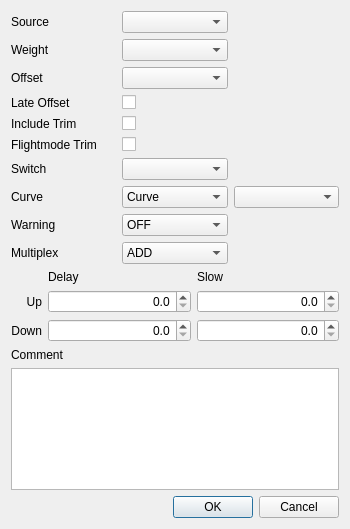
<?xml version="1.0" encoding="UTF-8"?>
<ui version="4.0">
 <class>MixerDialog</class>
 <widget class="QDialog" name="MixerDialog">
  <property name="geometry">
   <rect>
    <x>0</x>
    <y>0</y>
    <width>350</width>
    <height>529</height>
   </rect>
  </property>
  <property name="windowTitle">
   <string>Dialog</string>
  </property>
  <property name="windowIcon">
   <iconset resource="eepe.qrc">
    <normaloff>:/icon.png</normaloff>:/icon.png</iconset>
  </property>
  <layout class="QGridLayout" name="gridLayout_2">
   <item row="1" column="0">
    <layout class="QGridLayout" name="gridLayout" columnstretch="0,1,1">
     <item row="1" column="1">
      <widget class="QLabel" name="label_13">
       <property name="text">
        <string>Delay</string>
       </property>
      </widget>
     </item>
     <item row="1" column="2">
      <widget class="QLabel" name="label_14">
       <property name="text">
        <string>Slow</string>
       </property>
      </widget>
     </item>
     <item row="2" column="0">
      <widget class="QLabel" name="label_12">
       <property name="text">
        <string>Up</string>
       </property>
       <property name="alignment">
        <set>Qt::AlignRight|Qt::AlignTrailing|Qt::AlignVCenter</set>
       </property>
      </widget>
     </item>
     <item row="3" column="0">
      <widget class="QLabel" name="label_11">
       <property name="text">
        <string>Down</string>
       </property>
       <property name="alignment">
        <set>Qt::AlignRight|Qt::AlignTrailing|Qt::AlignVCenter</set>
       </property>
      </widget>
     </item>
     <item row="0" column="1">
      <spacer name="verticalSpacer">
       <property name="orientation">
        <enum>Qt::Vertical</enum>
       </property>
       <property name="sizeHint" stdset="0">
        <size>
         <width>20</width>
         <height>40</height>
        </size>
       </property>
      </spacer>
     </item>
     <item row="2" column="1">
      <widget class="QDoubleSpinBox" name="delayUpSB">
       <property name="whatsThis">
        <string>&lt;!DOCTYPE HTML PUBLIC &quot;-//W3C//DTD HTML 4.0//EN&quot; &quot;http://www.w3.org/TR/REC-html40/strict.dtd&quot;&gt;
&lt;html&gt;&lt;head&gt;&lt;meta name=&quot;qrichtext&quot; content=&quot;1&quot; /&gt;&lt;style type=&quot;text/css&quot;&gt;
p, li { white-space: pre-wrap; }
&lt;/style&gt;&lt;/head&gt;&lt;body style=&quot; font-family:'MS Shell Dlg 2'; font-size:8.25pt; font-weight:400; font-style:normal;&quot;&gt;
&lt;p style=&quot; margin-top:0px; margin-bottom:0px; margin-left:0px; margin-right:0px; -qt-block-indent:0; text-indent:0px;&quot;&gt;&lt;span style=&quot; font-weight:600; text-decoration: underline;&quot;&gt;Delay ans Slow&lt;/span&gt;&lt;/p&gt;
&lt;p style=&quot;-qt-paragraph-type:empty; margin-top:0px; margin-bottom:0px; margin-left:0px; margin-right:0px; -qt-block-indent:0; text-indent:0px; font-weight:600; text-decoration: underline;&quot;&gt;&lt;/p&gt;
&lt;p style=&quot; margin-top:0px; margin-bottom:0px; margin-left:0px; margin-right:0px; -qt-block-indent:0; text-indent:0px;&quot;&gt;These values control the speed and delay of the output of the mix.  &lt;/p&gt;
&lt;p style=&quot;-qt-paragraph-type:empty; margin-top:0px; margin-bottom:0px; margin-left:0px; margin-right:0px; -qt-block-indent:0; text-indent:0px;&quot;&gt;&lt;/p&gt;
&lt;p style=&quot; margin-top:0px; margin-bottom:0px; margin-left:0px; margin-right:0px; -qt-block-indent:0; text-indent:0px;&quot;&gt;If Delay is not zero the actuation of the mix will be delayed by the specified amount of seconds.&lt;/p&gt;
&lt;p style=&quot;-qt-paragraph-type:empty; margin-top:0px; margin-bottom:0px; margin-left:0px; margin-right:0px; -qt-block-indent:0; text-indent:0px;&quot;&gt;&lt;/p&gt;
&lt;p style=&quot; margin-top:0px; margin-bottom:0px; margin-left:0px; margin-right:0px; -qt-block-indent:0; text-indent:0px;&quot;&gt;If Slow is not zero then the speed of the mix will be set by the value specified -&amp;gt; the value states the number of seconds it takes to transit from -100 to 100.&lt;/p&gt;&lt;/body&gt;&lt;/html&gt;</string>
       </property>
       <property name="alignment">
        <set>Qt::AlignRight|Qt::AlignTrailing|Qt::AlignVCenter</set>
       </property>
       <property name="decimals">
        <number>1</number>
       </property>
       <property name="maximum">
        <double>25.000000000000000</double>
       </property>
       <property name="singleStep">
        <double>0.100000000000000</double>
       </property>
      </widget>
     </item>
     <item row="2" column="2">
      <widget class="QDoubleSpinBox" name="slowUpSB">
       <property name="whatsThis">
        <string>&lt;!DOCTYPE HTML PUBLIC &quot;-//W3C//DTD HTML 4.0//EN&quot; &quot;http://www.w3.org/TR/REC-html40/strict.dtd&quot;&gt;
&lt;html&gt;&lt;head&gt;&lt;meta name=&quot;qrichtext&quot; content=&quot;1&quot; /&gt;&lt;style type=&quot;text/css&quot;&gt;
p, li { white-space: pre-wrap; }
&lt;/style&gt;&lt;/head&gt;&lt;body style=&quot; font-family:'MS Shell Dlg 2'; font-size:8.25pt; font-weight:400; font-style:normal;&quot;&gt;
&lt;p style=&quot; margin-top:0px; margin-bottom:0px; margin-left:0px; margin-right:0px; -qt-block-indent:0; text-indent:0px;&quot;&gt;&lt;span style=&quot; font-weight:600; text-decoration: underline;&quot;&gt;Delay ans Slow&lt;/span&gt;&lt;/p&gt;
&lt;p style=&quot;-qt-paragraph-type:empty; margin-top:0px; margin-bottom:0px; margin-left:0px; margin-right:0px; -qt-block-indent:0; text-indent:0px; font-weight:600; text-decoration: underline;&quot;&gt;&lt;/p&gt;
&lt;p style=&quot; margin-top:0px; margin-bottom:0px; margin-left:0px; margin-right:0px; -qt-block-indent:0; text-indent:0px;&quot;&gt;These values control the speed and delay of the output of the mix.  &lt;/p&gt;
&lt;p style=&quot;-qt-paragraph-type:empty; margin-top:0px; margin-bottom:0px; margin-left:0px; margin-right:0px; -qt-block-indent:0; text-indent:0px;&quot;&gt;&lt;/p&gt;
&lt;p style=&quot; margin-top:0px; margin-bottom:0px; margin-left:0px; margin-right:0px; -qt-block-indent:0; text-indent:0px;&quot;&gt;If Delay is not zero the actuation of the mix will be delayed by the specified amount of seconds.&lt;/p&gt;
&lt;p style=&quot;-qt-paragraph-type:empty; margin-top:0px; margin-bottom:0px; margin-left:0px; margin-right:0px; -qt-block-indent:0; text-indent:0px;&quot;&gt;&lt;/p&gt;
&lt;p style=&quot; margin-top:0px; margin-bottom:0px; margin-left:0px; margin-right:0px; -qt-block-indent:0; text-indent:0px;&quot;&gt;If Slow is not zero then the speed of the mix will be set by the value specified -&amp;gt; the value states the number of seconds it takes to transit from -100 to 100.&lt;/p&gt;&lt;/body&gt;&lt;/html&gt;</string>
       </property>
       <property name="alignment">
        <set>Qt::AlignRight|Qt::AlignTrailing|Qt::AlignVCenter</set>
       </property>
       <property name="decimals">
        <number>1</number>
       </property>
       <property name="maximum">
        <double>25.000000000000000</double>
       </property>
       <property name="singleStep">
        <double>0.100000000000000</double>
       </property>
      </widget>
     </item>
     <item row="3" column="1">
      <widget class="QDoubleSpinBox" name="delayDownSB">
       <property name="whatsThis">
        <string>&lt;!DOCTYPE HTML PUBLIC &quot;-//W3C//DTD HTML 4.0//EN&quot; &quot;http://www.w3.org/TR/REC-html40/strict.dtd&quot;&gt;
&lt;html&gt;&lt;head&gt;&lt;meta name=&quot;qrichtext&quot; content=&quot;1&quot; /&gt;&lt;style type=&quot;text/css&quot;&gt;
p, li { white-space: pre-wrap; }
&lt;/style&gt;&lt;/head&gt;&lt;body style=&quot; font-family:'MS Shell Dlg 2'; font-size:8.25pt; font-weight:400; font-style:normal;&quot;&gt;
&lt;p style=&quot; margin-top:0px; margin-bottom:0px; margin-left:0px; margin-right:0px; -qt-block-indent:0; text-indent:0px;&quot;&gt;&lt;span style=&quot; font-weight:600; text-decoration: underline;&quot;&gt;Delay ans Slow&lt;/span&gt;&lt;/p&gt;
&lt;p style=&quot;-qt-paragraph-type:empty; margin-top:0px; margin-bottom:0px; margin-left:0px; margin-right:0px; -qt-block-indent:0; text-indent:0px; font-weight:600; text-decoration: underline;&quot;&gt;&lt;/p&gt;
&lt;p style=&quot; margin-top:0px; margin-bottom:0px; margin-left:0px; margin-right:0px; -qt-block-indent:0; text-indent:0px;&quot;&gt;These values control the speed and delay of the output of the mix.  &lt;/p&gt;
&lt;p style=&quot;-qt-paragraph-type:empty; margin-top:0px; margin-bottom:0px; margin-left:0px; margin-right:0px; -qt-block-indent:0; text-indent:0px;&quot;&gt;&lt;/p&gt;
&lt;p style=&quot; margin-top:0px; margin-bottom:0px; margin-left:0px; margin-right:0px; -qt-block-indent:0; text-indent:0px;&quot;&gt;If Delay is not zero the actuation of the mix will be delayed by the specified amount of seconds.&lt;/p&gt;
&lt;p style=&quot;-qt-paragraph-type:empty; margin-top:0px; margin-bottom:0px; margin-left:0px; margin-right:0px; -qt-block-indent:0; text-indent:0px;&quot;&gt;&lt;/p&gt;
&lt;p style=&quot; margin-top:0px; margin-bottom:0px; margin-left:0px; margin-right:0px; -qt-block-indent:0; text-indent:0px;&quot;&gt;If Slow is not zero then the speed of the mix will be set by the value specified -&amp;gt; the value states the number of seconds it takes to transit from -100 to 100.&lt;/p&gt;&lt;/body&gt;&lt;/html&gt;</string>
       </property>
       <property name="alignment">
        <set>Qt::AlignRight|Qt::AlignTrailing|Qt::AlignVCenter</set>
       </property>
       <property name="decimals">
        <number>1</number>
       </property>
       <property name="maximum">
        <double>25.000000000000000</double>
       </property>
       <property name="singleStep">
        <double>0.100000000000000</double>
       </property>
      </widget>
     </item>
     <item row="3" column="2">
      <widget class="QDoubleSpinBox" name="slowDownSB">
       <property name="whatsThis">
        <string>&lt;!DOCTYPE HTML PUBLIC &quot;-//W3C//DTD HTML 4.0//EN&quot; &quot;http://www.w3.org/TR/REC-html40/strict.dtd&quot;&gt;
&lt;html&gt;&lt;head&gt;&lt;meta name=&quot;qrichtext&quot; content=&quot;1&quot; /&gt;&lt;style type=&quot;text/css&quot;&gt;
p, li { white-space: pre-wrap; }
&lt;/style&gt;&lt;/head&gt;&lt;body style=&quot; font-family:'MS Shell Dlg 2'; font-size:8.25pt; font-weight:400; font-style:normal;&quot;&gt;
&lt;p style=&quot; margin-top:0px; margin-bottom:0px; margin-left:0px; margin-right:0px; -qt-block-indent:0; text-indent:0px;&quot;&gt;&lt;span style=&quot; font-weight:600; text-decoration: underline;&quot;&gt;Delay ans Slow&lt;/span&gt;&lt;/p&gt;
&lt;p style=&quot;-qt-paragraph-type:empty; margin-top:0px; margin-bottom:0px; margin-left:0px; margin-right:0px; -qt-block-indent:0; text-indent:0px; font-weight:600; text-decoration: underline;&quot;&gt;&lt;/p&gt;
&lt;p style=&quot; margin-top:0px; margin-bottom:0px; margin-left:0px; margin-right:0px; -qt-block-indent:0; text-indent:0px;&quot;&gt;These values control the speed and delay of the output of the mix.  &lt;/p&gt;
&lt;p style=&quot;-qt-paragraph-type:empty; margin-top:0px; margin-bottom:0px; margin-left:0px; margin-right:0px; -qt-block-indent:0; text-indent:0px;&quot;&gt;&lt;/p&gt;
&lt;p style=&quot; margin-top:0px; margin-bottom:0px; margin-left:0px; margin-right:0px; -qt-block-indent:0; text-indent:0px;&quot;&gt;If Delay is not zero the actuation of the mix will be delayed by the specified amount of seconds.&lt;/p&gt;
&lt;p style=&quot;-qt-paragraph-type:empty; margin-top:0px; margin-bottom:0px; margin-left:0px; margin-right:0px; -qt-block-indent:0; text-indent:0px;&quot;&gt;&lt;/p&gt;
&lt;p style=&quot; margin-top:0px; margin-bottom:0px; margin-left:0px; margin-right:0px; -qt-block-indent:0; text-indent:0px;&quot;&gt;If Slow is not zero then the speed of the mix will be set by the value specified -&amp;gt; the value states the number of seconds it takes to transit from -100 to 100.&lt;/p&gt;&lt;/body&gt;&lt;/html&gt;</string>
       </property>
       <property name="alignment">
        <set>Qt::AlignRight|Qt::AlignTrailing|Qt::AlignVCenter</set>
       </property>
       <property name="decimals">
        <number>1</number>
       </property>
       <property name="maximum">
        <double>25.000000000000000</double>
       </property>
       <property name="singleStep">
        <double>0.100000000000000</double>
       </property>
      </widget>
     </item>
    </layout>
   </item>
   <item row="6" column="0">
    <widget class="QDialogButtonBox" name="buttonBox">
     <property name="orientation">
      <enum>Qt::Horizontal</enum>
     </property>
     <property name="standardButtons">
      <set>QDialogButtonBox::Cancel|QDialogButtonBox::Ok</set>
     </property>
    </widget>
   </item>
   <item row="3" column="0">
    <spacer name="verticalSpacer_2">
     <property name="orientation">
      <enum>Qt::Vertical</enum>
     </property>
     <property name="sizeHint" stdset="0">
      <size>
       <width>20</width>
       <height>40</height>
      </size>
     </property>
    </spacer>
   </item>
   <item row="5" column="0">
    <widget class="QPlainTextEdit" name="mixerComment"/>
   </item>
   <item row="4" column="0">
    <widget class="QLabel" name="label">
     <property name="text">
      <string>Comment</string>
     </property>
    </widget>
   </item>
   <item row="0" column="0">
    <layout class="QGridLayout" name="gridLayout_3">
     <item row="12" column="1">
      <widget class="QLabel" name="label_9">
       <property name="text">
        <string>Multiplex</string>
       </property>
      </widget>
     </item>
     <item row="10" column="2">
      <widget class="QComboBox" name="warningCB">
       <property name="whatsThis">
        <string>Mixer warning.
Setting this value will cause a beep to be emmitted when this value is active.</string>
       </property>
       <item>
        <property name="text">
         <string>OFF</string>
        </property>
       </item>
       <item>
        <property name="text">
         <string>1 Beep</string>
        </property>
       </item>
       <item>
        <property name="text">
         <string>2 Beep</string>
        </property>
       </item>
       <item>
        <property name="text">
         <string>3 Beep</string>
        </property>
       </item>
      </widget>
     </item>
     <item row="6" column="1">
      <widget class="QLabel" name="label_7">
       <property name="text">
        <string>Switch</string>
       </property>
      </widget>
     </item>
     <item row="5" column="2">
      <widget class="QCheckBox" name="FMtrimChkB">
       <property name="whatsThis">
        <string>If checked - will add the trim from the source (if available)</string>
       </property>
       <property name="text">
        <string/>
       </property>
      </widget>
     </item>
     <item row="5" column="1">
      <widget class="QLabel" name="label_10">
       <property name="text">
        <string>Flightmode Trim</string>
       </property>
      </widget>
     </item>
     <item row="4" column="1">
      <widget class="QLabel" name="label_5">
       <property name="text">
        <string>Include Trim</string>
       </property>
      </widget>
     </item>
     <item row="2" column="1">
      <widget class="QLabel" name="offset_label">
       <property name="text">
        <string>Offset</string>
       </property>
      </widget>
     </item>
     <item row="1" column="1">
      <widget class="QLabel" name="label_3">
       <property name="text">
        <string>Weight</string>
       </property>
      </widget>
     </item>
     <item row="0" column="1">
      <widget class="QLabel" name="label_2">
       <property name="text">
        <string>Source</string>
       </property>
      </widget>
     </item>
     <item row="0" column="2">
      <widget class="QComboBox" name="sourceCB">
       <property name="whatsThis">
        <string>The source for the mixer</string>
       </property>
      </widget>
     </item>
     <item row="10" column="1">
      <widget class="QLabel" name="label_8">
       <property name="text">
        <string>Warning</string>
       </property>
      </widget>
     </item>
     <item row="8" column="1">
      <widget class="QLabel" name="label_6">
       <property name="text">
        <string>Curve</string>
       </property>
      </widget>
     </item>
     <item row="12" column="2">
      <widget class="QComboBox" name="mltpxCB">
       <property name="whatsThis">
        <string>Multiplexer

This determines how mixer values are added.

&quot;+&quot; means the value of the current mix is added to the previous mixes in the same channel.
&quot;*&quot; means the value of the current mix is amultiplied with the previous mixes in the same channel.
&quot;R&quot; means the value replaces the previous values.  If the switch is off the value will be ignored.</string>
       </property>
       <item>
        <property name="text">
         <string>ADD</string>
        </property>
       </item>
       <item>
        <property name="text">
         <string>MULTIPLY</string>
        </property>
       </item>
       <item>
        <property name="text">
         <string>REPLACE</string>
        </property>
       </item>
      </widget>
     </item>
     <item row="8" column="3">
      <widget class="QComboBox" name="curvesCB">
       <property name="whatsThis">
        <string>The curve used by the mix</string>
       </property>
      </widget>
     </item>
     <item row="8" column="2">
      <widget class="QComboBox" name="diffcurveCB">
       <property name="whatsThis">
        <string>The curve used by the mix</string>
       </property>
       <item>
        <property name="text">
         <string>Curve</string>
        </property>
       </item>
       <item>
        <property name="text">
         <string>Differential</string>
        </property>
       </item>
      </widget>
     </item>
     <item row="6" column="2">
      <widget class="QComboBox" name="switchesCB">
       <property name="whatsThis">
        <string>Switch used by the mix.
If blank then the mix is considered to be &quot;ON&quot; all the time.</string>
       </property>
      </widget>
     </item>
     <item row="4" column="2">
      <widget class="QCheckBox" name="trimChkB">
       <property name="whatsThis">
        <string>If checked - will add the trim from the source (if available)</string>
       </property>
       <property name="text">
        <string/>
       </property>
      </widget>
     </item>
     <item row="3" column="2">
      <widget class="QCheckBox" name="lateOffsetChkB">
       <property name="whatsThis">
        <string>If checked - will add the trim from the source (if available)</string>
       </property>
       <property name="text">
        <string/>
       </property>
      </widget>
     </item>
     <item row="3" column="1">
      <widget class="QLabel" name="label_15">
       <property name="text">
        <string>Late Offset</string>
       </property>
      </widget>
     </item>
     <item row="1" column="2">
      <widget class="QComboBox" name="weightCB">
       <property name="whatsThis">
        <string>The curve used by the mix</string>
       </property>
      </widget>
     </item>
     <item row="2" column="2">
      <widget class="QComboBox" name="offsetCB">
       <property name="whatsThis">
        <string>The curve used by the mix</string>
       </property>
      </widget>
     </item>
    </layout>
   </item>
  </layout>
 </widget>
 <resources>
  <include location="eepe.qrc"/>
 </resources>
 <connections>
  <connection>
   <sender>buttonBox</sender>
   <signal>accepted()</signal>
   <receiver>MixerDialog</receiver>
   <slot>accept()</slot>
   <hints>
    <hint type="sourcelabel">
     <x>199</x>
     <y>354</y>
    </hint>
    <hint type="destinationlabel">
     <x>157</x>
     <y>274</y>
    </hint>
   </hints>
  </connection>
  <connection>
   <sender>buttonBox</sender>
   <signal>rejected()</signal>
   <receiver>MixerDialog</receiver>
   <slot>reject()</slot>
   <hints>
    <hint type="sourcelabel">
     <x>199</x>
     <y>360</y>
    </hint>
    <hint type="destinationlabel">
     <x>208</x>
     <y>274</y>
    </hint>
   </hints>
  </connection>
 </connections>
</ui>
